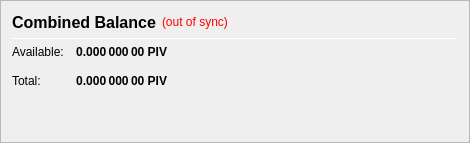
                   <widget class="QFrame" name="frame_CombinedBalances">
                    <property name="minimumSize">
                     <size>
                      <width>470</width>
                      <height>0</height>
                     </size>
                    </property>
                    <property name="frameShape">
                     <enum>QFrame::StyledPanel</enum>
                    </property>
                    <property name="frameShadow">
                     <enum>QFrame::Raised</enum>
                    </property>
                    <layout class="QVBoxLayout" name="verticalLayout_5">
                     <item>
                      <layout class="QHBoxLayout" name="horizontalLayout_5" stretch="0">
                       <item>
                        <widget class="QLabel" name="label_5z">
                         <property name="minimumSize">
                          <size>
                           <width>0</width>
                           <height>20</height>
                          </size>
                         </property>
                         <property name="font">
                          <font>
                           <pointsize>12</pointsize>
                           <weight>75</weight>
                           <bold>true</bold>
                          </font>
                         </property>
                         <property name="toolTip">
                          <string>Combined Balance (including unconfirmed and immature coins)</string>
                         </property>
                         <property name="text">
                          <string>Combined Balance</string>
                         </property>
                        </widget>
                       </item>
                       <item>
                        <widget class="QLabel" name="labelWalletStatus">
                         <property name="cursor">
                          <cursorShape>WhatsThisCursor</cursorShape>
                         </property>
                         <property name="toolTip">
                          <string>The displayed information may be out of date. Your wallet automatically synchronizes with the ZAKA network after a connection is established, but this process has not completed yet.</string>
                         </property>
                         <property name="styleSheet">
                          <string notr="true">QLabel { color: red; }</string>
                         </property>
                         <property name="text">
                          <string notr="true">(out of sync)</string>
                         </property>
                         <property name="alignment">
                          <set>Qt::AlignLeading|Qt::AlignLeft|Qt::AlignVCenter</set>
                         </property>
                        </widget>
                       </item>
                       <item>
                        <spacer name="horizontalSpacer_1">
                         <property name="orientation">
                          <enum>Qt::Horizontal</enum>
                         </property>
                         <property name="sizeHint" stdset="0">
                          <size>
                           <width>40</width>
                           <height>20</height>
                          </size>
                         </property>
                        </spacer>
                       </item>
                      </layout>
                     </item>
                     <item>
                      <widget class="Line" name="line_CombinedBalance">
                       <property name="minimumSize">
                        <size>
                         <width>0</width>
                         <height>1</height>
                        </size>
                       </property>
                       <property name="maximumSize">
                        <size>
                         <width>16777215</width>
                         <height>1</height>
                        </size>
                       </property>
                       <property name="orientation">
                        <enum>Qt::Horizontal</enum>
                       </property>
                      </widget>
                     </item>
                     <item>
                      <layout class="QGridLayout" name="gridLayout_3">
                       <property name="spacing">
                        <number>12</number>
                       </property>
                       <item row="1" column="0">
                        <widget class="QLabel" name="labelBalanceTextz">
                         <property name="text">
                          <string>Available:</string>
                         </property>
                        </widget>
                       </item>
                       <item row="1" column="1">
                        <widget class="QLabel" name="labelBalancez">
                         <property name="font">
                          <font>
                           <weight>75</weight>
                           <bold>true</bold>
                          </font>
                         </property>
                         <property name="cursor">
                          <cursorShape>IBeamCursor</cursorShape>
                         </property>
                         <property name="toolTip">
                          <string>Your current spendable balance</string>
                         </property>
                         <property name="text">
                          <string notr="true">0.000 000 00 PIV</string>
                         </property>
                         <property name="alignment">
                          <set>Qt::AlignRight|Qt::AlignTrailing|Qt::AlignVCenter</set>
                         </property>
                         <property name="textInteractionFlags">
                          <set>Qt::LinksAccessibleByMouse|Qt::TextSelectableByKeyboard|Qt::TextSelectableByMouse</set>
                         </property>
                        </widget>
                       </item>
                       <item row="2" column="0">
                        <widget class="QLabel" name="labelTotalTextz">
                         <property name="text">
                          <string>Total:</string>
                         </property>
                        </widget>
                       </item>
                       <item row="2" column="1">
                        <widget class="QLabel" name="labelTotalz">
                         <property name="font">
                          <font>
                           <weight>75</weight>
                           <bold>true</bold>
                          </font>
                         </property>
                         <property name="cursor">
                          <cursorShape>IBeamCursor</cursorShape>
                         </property>
                         <property name="toolTip">
                          <string>Total Balance, including all unavailable coins.</string>
                         </property>
                         <property name="text">
                          <string notr="true">0.000 000 00 PIV</string>
                         </property>
                         <property name="alignment">
                          <set>Qt::AlignRight|Qt::AlignTrailing|Qt::AlignVCenter</set>
                         </property>
                         <property name="textInteractionFlags">
                          <set>Qt::LinksAccessibleByMouse|Qt::TextSelectableByKeyboard|Qt::TextSelectableByMouse</set>
                         </property>
                        </widget>
                       </item>
                       <item row="2" column="3">
                        <spacer name="horizontalSpacer_2">
                         <property name="orientation">
                          <enum>Qt::Horizontal</enum>
                         </property>
                         <property name="sizeHint" stdset="0">
                          <size>
                           <width>40</width>
                           <height>20</height>
                          </size>
                         </property>
                        </spacer>
                       </item>
                      </layout>
                     </item>
                     <item>
                      <spacer name="verticalSpacer_1">
                       <property name="orientation">
                        <enum>Qt::Vertical</enum>
                       </property>
                       <property name="sizeHint" stdset="0">
                        <size>
                         <width>20</width>
                         <height>40</height>
                        </size>
                       </property>
                      </spacer>
                     </item>
                    </layout>
                   </widget>
